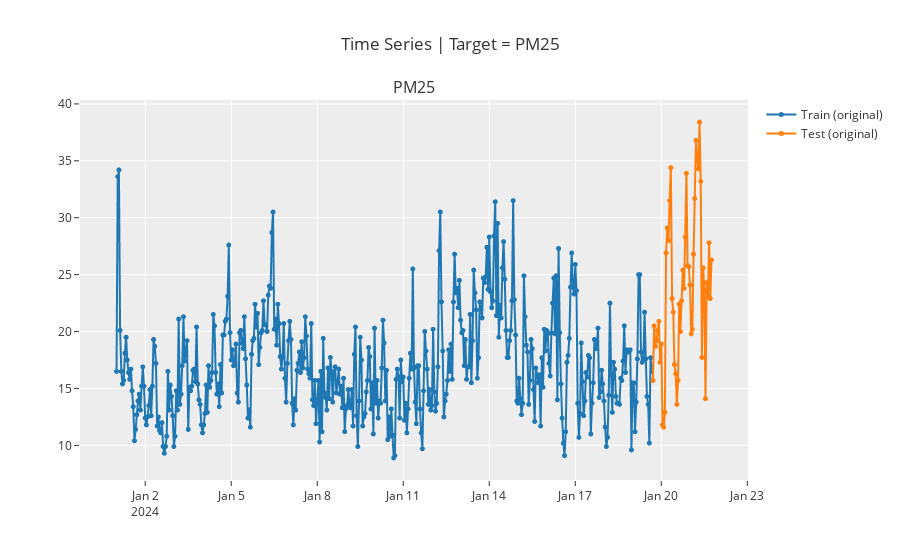

The cell this chart's notebook holds for it:
### Code cell
plot_model(plot = 'train_test_split')

### Figure 1 — Plotly figure (JSON) as saved in the notebook; plotly's stock layout.template omitted (floating-point values rounded to 4 significant figures; data arrays with more than 128 entries replaced by an {"elided": "..."} marker saying what was removed)
{"data": [{"line": {"color": "rgb(31, 119, 180)", "width": 2}, "marker": {"color": "rgb(31, 119, 180)", "size": 5}, "mode": "lines+markers", "name": "Train (original)", "type": "scattergl", "x": {"elided": "499 str values"}, "xaxis": "x", "y": {"elided": "499 float values"}, "yaxis": "y"}, {"line": {"color": "rgb(255, 127, 14)", "width": 2}, "marker": {"color": "rgb(255, 127, 14)", "size": 5}, "mode": "lines+markers", "name": "Test (original)", "type": "scattergl", "x": {"elided": "499 str values"}, "xaxis": "x", "y": {"elided": "499 float values"}, "yaxis": "y"}], "layout": {"annotations": [{"font": {"size": 16}, "showarrow": false, "text": "PM25", "x": 0.5, "xanchor": "center", "xref": "paper", "y": 1, "yanchor": "bottom", "yref": "paper"}], "showlegend": true, "title": {"text": "Time Series | Target = PM25"}, "xaxis": {"anchor": "y", "domain": [0, 1]}, "yaxis": {"anchor": "x", "domain": [0, 1]}}}
